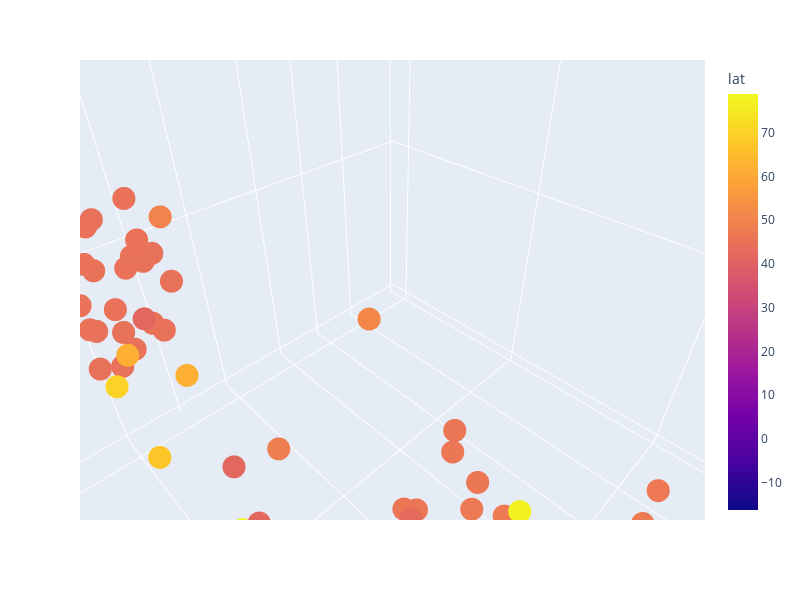

The notebook cell saved with this chart:
### Markdown cell above
### b) 3D Scatter plot using Plotly (1 point)

Use the plotly ``scatter_3d`` plot. Make sure to change the pandas series for log scales.

### Code cell
# solution
px.scatter_3d(data,
             z=data.mean_thickness,
             y=data.mean_slope,
             x=data.area,
             color=data.lat,
             log_x=True,log_y=False,log_z=False,
             height=600, width=800)

### Figure 1 — Plotly figure (JSON) as saved in the notebook; plotly's stock layout.template omitted (floating-point values rounded to 4 significant figures)
{"data": [{"hovertemplate": "area=%{x}<br>mean_slope=%{y}<br>mean_thickness=%{z}<br>lat=%{marker.color}<extra></extra>", "legendgroup": "", "marker": {"color": [48.75, 58.38, 50.06, 50.05, 50.08, 50.05, 41.79, 41.83, 42.45, 41.83, 42.14, 43.05, 38.77, 39.61, 62.59, 45.24, 45.24, 44.93, 44.88, 44.88, 44.92, 44.86, 44.84, 44.97, 44.89, 44.97, 44.96, 44.95, 45.0, 45, 44.58, 44.59, 44.7, 44.72, 44.7, 44.69, 44.68, 44.67, 44.74, 44.78, 44.78, 44.58, 44.58, 44.58, 44.61, 44.57, 44.58, 44.57, 44.59, 45.08, 45.1, 30.86, 48.62, 46.96, 47.41, 47.4, 47.42, 47.57, 47.55, 45.99, -16.3, 4.805, -16.27, 47.25, 46.42, 46.6, 46.41, 46.55, 46.17, 46.92, 46.6, 46.91, 46.33, 46.6, 46.08, 46.32, 46.05, 61.57, 61.56, 61.54, 61.66, 70.13, 67.28, 60.55, 43.36, 78.19, 78.11, 43.11, 51.18, 47.07, 43.83, 43.11, 43.11, 43.12, 41.83, 67.09, 38.21, 43.73, 43.78, 41.78, 39.24, 61.75, 61.75, 61.75, 61.73, 78.25, 43.04, 77.97, 77.03, 78.87], "coloraxis": "coloraxis", "symbol": "circle"}, "mode": "markers", "name": "", "scene": "scene", "showlegend": false, "type": "scatter3d", "x": [2.9, 11.7, 5.15, 2.84, 5.95, 0.75, 1.18, 3.61, 5.757, 11.32, 4.19, 2.72, 824, 22.5, 3.2, 3.2, 3.4, 1, 2, 2.8, 1.2, 2.2, 1.6, 5.3, 2.3, 2, 1.5, 1.1, 1.5, 1.7, 2.6, 1, 1, 1, 1.5, 2.1, 1.1, 1.7, 2.8, 3.8, 2.9, 0.8, 4.2, 2.5, 2.1, 1.4, 1.9, 0.9, 1.5, 2.82, 1, 9.7, 1, 0.08068, 0.307, 0.084, 0.223, 0.106, 0.101, 13.08, 0.3097, 0.191, 1.884, 0.0264, 0.2257, 0.1357, 0.3015, 0.3665, 0.5825, 0.3906, 0.05848, 0.3794, 0.3017, 0.2176, 0.6297, 3.228, 0.2605, 5.36, 2.9, 8.6, 2.1, 3.2, 11.1, 71.3, 2.76, 39.96, 28.59, 1.59, 1, 3.078, 2.8, 1.69, 1.09, 0.6, 2.39, 2.85, 0.5368, 1.247, 6.078, 1.554, 2.966, 10.6, 4, 2.6, 3.28, 2.1, 2.61, 6.737, 0.37, 4.6], "y": [0, 0, 0, 0, 0, 0, 0, 0, 0, 0, 0, 0, 0, 0, 0, 0, 0, 0, 0, 0, 0, 0, 0, 0, 0, 0, 0, 0, 0, 0, 0, 0, 0, 0, 1, 0, 0, 0, 0, 0, 0, 0, 0, 0, 0, 0, 0, 0, 0, 0, 0, 12, 10, 22, 18, 22, 26, 33, 22, 13, 21, 26, 21, 48, 22, 27, 15, 17, 15, 20, 27, 17, 15, 22, 16, 10, 30, 14, 13, 7, 12, 13, 5, 6, 13, 3, 3, 20, 16, 17, 20, 20, 18, 23, 16, 12, 24, 20, 25, 10, 21, 9, 10, 9, 9, 13, 20, 6, 19, 14], "z": [58, 66, 56, 86, 90, 55, 34, 53, 53, 61, 53, 104, 175, 110, 76, 49, 49, 52, 43, 52, 47, 45, 49, 54, 67, 37, 39, 32, 58, 51, 50, 47, 47, 29, 31, 54, 49, 25, 48, 47, 45, 40, 49, 42, 27, 59, 36, 48, 33, 62, 61, 30, 26, 15, 17, 5, 12, 4, 6, 89, 22, 22, 65, 8, 17, 15, 23, 26, 19, 13, 8, 19, 29, 16, 25, 69, 15, 90, 70, 128, 60, 67, 208, 148, 97, 85, 74, 44, 70, 23, 28, 46, 44, 49, 51, 50, 16, 15, 58, 29, 41, 65, 57, 85, 68, 32, 47, 65, 27, 76]}], "layout": {"coloraxis": {"colorbar": {"title": {"text": "lat"}}, "colorscale": [[0, "#0d0887"], [0.1111, "#46039f"], [0.2222, "#7201a8"], [0.3333, "#9c179e"], [0.4444, "#bd3786"], [0.5556, "#d8576b"], [0.6667, "#ed7953"], [0.7778, "#fb9f3a"], [0.8889, "#fdca26"], [1, "#f0f921"]]}, "height": 600, "legend": {"tracegroupgap": 0}, "margin": {"t": 60}, "scene": {"aspectmode": "auto", "aspectratio": {"x": 1, "y": 1, "z": 1}, "camera": {"up": {"x": 0, "y": 0, "z": 1}, "center": {"x": 0, "y": 0, "z": 0}, "eye": {"x": 0.005774, "y": 0.005774, "z": 0.005774}, "projection": {"type": "perspective"}}, "domain": {"x": [0, 1], "y": [0, 1]}, "xaxis": {"title": {"text": "area"}, "type": "log"}, "yaxis": {"title": {"text": "mean_slope"}, "type": "linear"}, "zaxis": {"title": {"text": "mean_thickness"}, "type": "linear"}}, "width": 800}}
